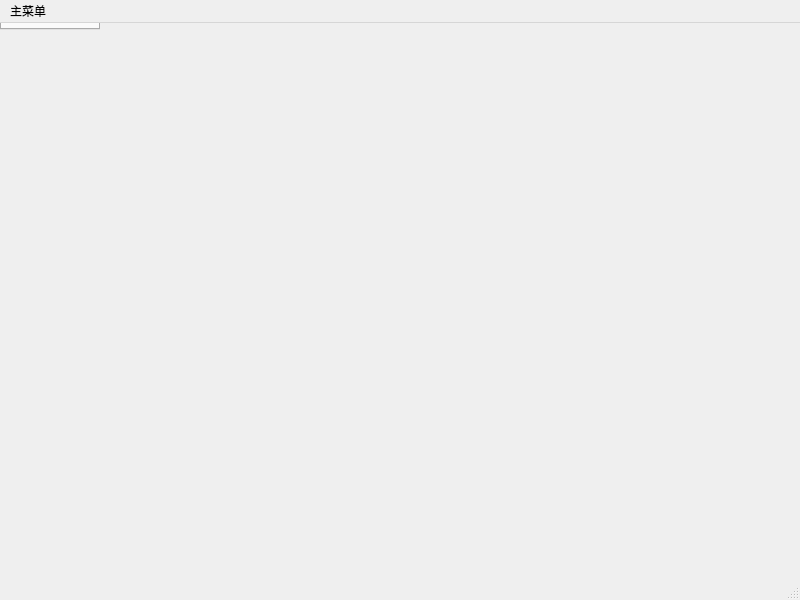
<?xml version="1.0" encoding="UTF-8"?>
<ui version="4.0">
 <class>MainWindow</class>
 <widget class="QMainWindow" name="MainWindow">
  <property name="geometry">
   <rect>
    <x>0</x>
    <y>0</y>
    <width>800</width>
    <height>600</height>
   </rect>
  </property>
  <property name="windowTitle">
   <string>MainWindow</string>
  </property>
  <widget class="QTabWidget" name="centerWidget">
   <property name="currentIndex">
    <number>0</number>
   </property>
  </widget>
  <widget class="QMenuBar" name="menubar">
   <property name="geometry">
    <rect>
     <x>0</x>
     <y>0</y>
     <width>800</width>
     <height>24</height>
    </rect>
   </property>
   <widget class="QMenu" name="menu">
    <property name="title">
     <string>主菜单</string>
    </property>
    <addaction name="action_BitmapFontSize"/>
    <addaction name="action_FontSelect"/>
   </widget>
   <addaction name="menu"/>
  </widget>
  <widget class="QStatusBar" name="statusbar"/>
  <action name="action_BitmapFontSize">
   <property name="text">
    <string>字模尺寸</string>
   </property>
  </action>
  <action name="action_FontSelect">
   <property name="text">
    <string>字体选择</string>
   </property>
  </action>
 </widget>
 <resources/>
 <connections/>
</ui>
